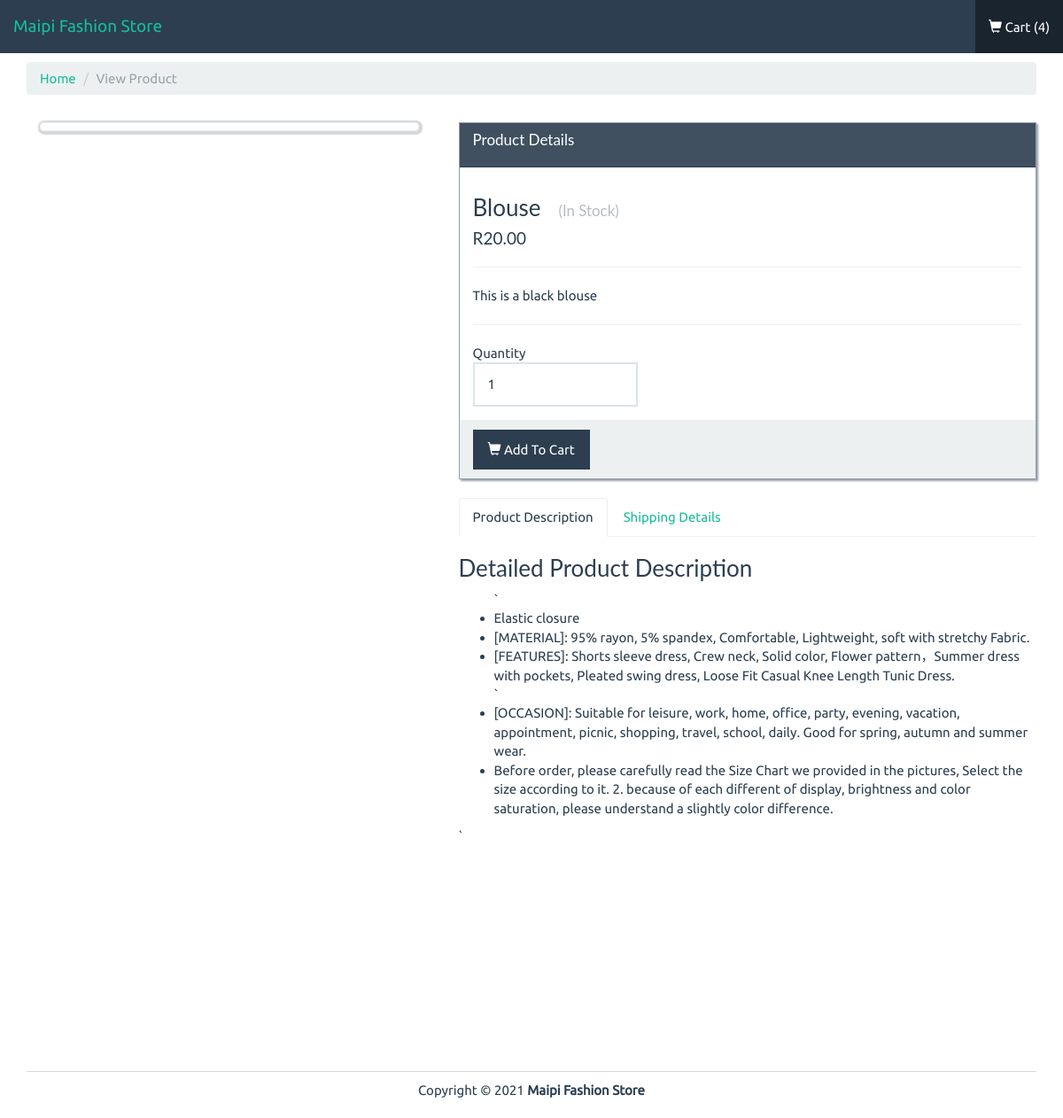
Page /product/1 on the committed database.
### app.py (models this page shows)
class Product(db.Model):
    id = db.Column(db.Integer, primary_key=True)
    name = db.Column(db.String(50), unique=True)
    price = db.Column(db.Float)
    stock = db.Column(db.Integer)
    description = db.Column(db.String(255))
    image = db.Column(db.String(100))

### app.py (the view)
@app.route('/product/<id>')
def product(id):
    product = Product.query.filter_by(id=id).first()
    form = AddedToCart()
    return render_template('view-product.html', product=product, form=form)

### app.py
class AddedToCart(FlaskForm):
    quantity = IntegerField('Quantity')

### templates/view-product.html (shortened to what this page needs)
{% extends "base.html" %}
{% block body %}
<div class="row" xmlns="http://www.w3.org/1999/html">
	<div class="col-lg-12">
		<ol class="breadcrumb">
			<li>
				<a href="{{ url_for('index') }}">Home</a>
			</li>
			<li class="active">View Product</li>
		</ol>
	</div>
</div>
<div class="row pad">
	<div class="col-lg-5">
		<div class="col-xs-12 col-sm-12 col-md-12 col-lg-12">
			<div class="thumbnail">
			</div>
		</div>
	</div>
	<div class="col-lg-7">
		<div class="panel panel-primary">
			<div class="panel-heading">
				<h3 class="panel-title">Product Details</h3>
			</div>
			<div class="panel-body">
				<h3>{{product.name}} &nbsp;
					{%if product.stock> 0 %}
					<small>(In Stock)</small>
					{% else %}
					<small>(Out of Stock)</small>
					{% endif %}
					</h3>
				<h4>R{{'%0.2f'| format(product.price|float)}}</h4>
				<hr />
				{{product.description}}
				<hr />
			<form action="{{url_for('add_to_cart')}}">
				{%if product.stock> 0 %}
				<div class="row">
					<div class="col-lg-4">
						<div class="row">
							<div class="col-lg-12">
								Quantity
							</div>
							<div class="col-lg-12">
								{{form.quantity(class='form-control',type='number',min=1 ,max=product.stock,step=1,value=1)}}
							</div>
							{% endif %}
						</div>
					</div>
				</div>
			</div>
			<div class="panel-footer">
				{%if product.stock> 0 %}
					<button type="submit" class="btn btn-primary">
						<i class="glyphicon glyphicon-shopping-cart"></i> Add To Cart
					</button>
				{% else %}
					<button type="button" disabled="disabled" class="btn btn-primary">
						<i class="glyphicon glyphicon-shopping-cart"></i> Add To Cart
					</button>
				{% endif %}
			</div>
		</div>
		<div role="tabpanel">
			<ul class="nav nav-tabs" role="tablist">
				<li role="presentation" class="active">
					<a href="#description" aria-controls="description" role="tab" data-toggle="tab">Product Description</a>
				</li>
				<li role="presentation">
					<a href="#shipping" aria-controls="shipping" role="tab" data-toggle="tab">Shipping Details</a>
				</li>
			</ul>
			<div class="tab-content">
				<div role="tabpanel" class="tab-pane active" id="description">
					<h3>Detailed Product Description</h3>
					<ul>
					  `<li>Elastic closure</li>
					   <li>[MATERIAL]: 95% rayon, 5% spandex, Comfortable, Lightweight, soft with stretchy Fabric.</li>
					   <li>[FEATURES]: Shorts sleeve dress, Crew neck, Solid color, Flower pattern，Summer dress with pockets, Pleated swing dress, Loose Fit Casual Knee Length Tunic Dress.</li>
					 ` <li>[OCCASION]: Suitable for leisure, work, home, office, party, evening, vacation, appointment, picnic, shopping, travel, school, daily. Good for spring, autumn and summer wear.</li>
						<li>Before order, please carefully read the Size Chart we provided in the pictures, Select the size according to it. 2. because of each different of display, brightness and color saturation, please understand a slightly color difference.</li>
					</ul>`
					</div>
			</div>
		</div>
	</div>
</div>
{% endblock %}

### static/css/styles.css (style rules this page uses)
body { font-family: Ubuntu, verdana, georgia, serif, sans-serif; }
a, a:hover, a:active, a:focus, a:visited { text-decoration: none; }
div.panel, .btn, .navbar { border-radius: 0; }
.form-control { border-radius: 0; height: 50px; }
.pad { margin-top: 10px !important; }
div.panel-body { padding-top: 10px; }
.panel-primary > .panel-heading { border-radius: 0; background-color: rgba(44, 62, 80, .9); }
.panel-primary { border-color: rgba(44, 62, 80, .5); box-shadow: 2px 2px 2px rgba(44, 62, 80, .5); }
.panel-title { margin-bottom: 10px; }
.btn-primary { background-color: rgb(44, 62, 80); border-color: rgba(44, 62, 80, .5); }
div.thumbnail { box-shadow: 1px 1px 1px 3px rgba(44, 62, 80, .2); }

### rows in the picture
Product: name "Blouse", price "20.00", description "This is a black blouse"
